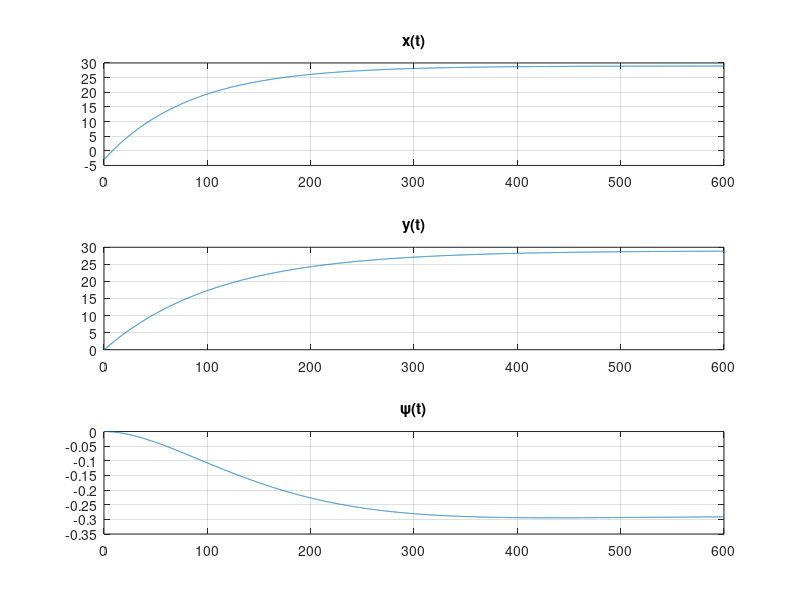
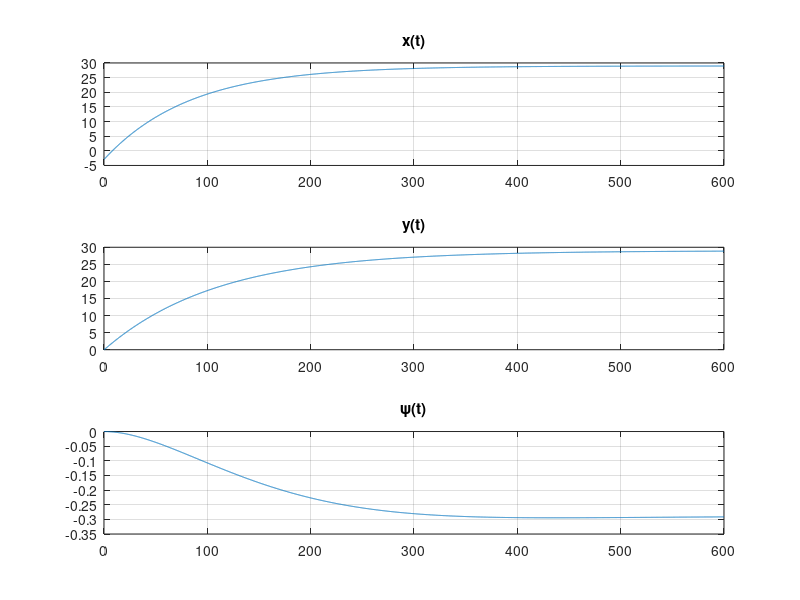

Reproduce these figures in MATLAB, in order.
## Initialization
h = 0.1;
t = 0:h:600;

AM = (2631+3088+2977)/3;
Dx = 11835;
Dy = 11835 + AM;
Dz = 6000;
m = 425000;
mz = 357000000;
ma = 113000;
y(1) = 0;
z(1) = 0;
Kpx = 60000;
Kdx = 5000000;
Kpy = 60000 - 5*AM;
Kdy = 5000000;
Kpz = 50000;
Kdz = 7000000 - 100*AM;
xdes = AM/100;
ydes = AM/100;
zdes = -AM/10000;


############# EULER'S METHOD ##############

x = zeros(size(t));
z = zeros(size(t));
y = zeros(size(t));
x(1) = -AM/1000;

n = numel(z);

u = zeros(size(t));
u(1) = 0;
w = zeros(size(t));
w(1) = 0;
k = zeros(size(t));
k(1) = 0;

for i = 1:(n-1)
  nz = Kpz*(zdes-z(i))-Kdz*u(i);
  fy = Kpy*(ydes-y(i))-Kdy*k(i);
  fx = Kpx*(xdes-x(i))-Kdx*w(i);
  #Z (psi)
  df = (nz - 2 * Dz * abs(u(i)) * u(i))/mz;
  u(i+1) = u(i) + h*df;
  z(i+1) = z(i) + h*u(i);
  #X
  dg = (((fx - Dx * abs(w(i)) * w(i))/(m+3*ma)) + sin(z(i))*u(i)*w(i) - cos(z(i))*u(i)*k(i))/cos(z(i));
  w(i+1) = w(i) + h*dg;
  x(i+1) = x(i) + h*w(i);
  #Y
  dp = (((fy - Dy * abs(k(i)) * k(i))/(m+2*ma)) + cos(z(i))*u(i)*w(i) + sin(z(i))*u(i)*k(i))/cos(z(i));
  k(i+1) = k(i) + h*dp;
  y(i+1) = y(i) + h*k(i);
endfor

figure(1);
subplot(3,1,1);
plot(t,x);
title("x(t)");
grid on;

subplot(3,1,2);
plot(t,y);
title("y(t)");
grid on;

subplot(3,1,3);
plot(t,z);
title("\\psi(t)");
grid on;

############### IMPROVED EULER'S METHOD  #############

x = zeros(size(t));
y = zeros(size(t));
z = zeros(size(t));
x(1) = -AM/1000;

n = numel(z);

u = zeros(size(t));
u(1) = 0;
w = zeros(size(t));
w(1) = 0;
v = zeros(size(t));
v(1) = 0;

## may the force, be with you:
for i = 1:(n-1)
  nz = Kpz*(zdes-z(i))-Kdz*u(i);
  fy = Kpy*(ydes-y(i))-Kdy*k(i);
  fx = Kpx*(xdes-x(i))-Kdx*w(i);
  
  #every k1(z,x,y)
  k1z = u(i);
  k1x = w(i);
  k1y = v(i);

  #every k1 (u,w,v)
  k1u = (nz - (2 * Dz * abs(u(i)) * u(i))) / mz;
  k1w = (((fx - Dx * abs(w(i)) * w(i))/(m+3*ma)) + sin(z(i))*u(i)*w(i) - cos(z(i))*u(i)*v(i))/cos(z(i));
  k1v = (((fy - Dy * abs(v(i)) * v(i))/(m+2*ma)) + cos(z(i))*u(i)*w(i) + sin(z(i))*u(i)*v(i))/cos(z(i));

  #every k2(z,x,y)
  k2z = u(i) + (h * k1u);
  k2x = w(i) + (h * k1w);
  k2y = v(i) + (h * k1v);
  
  nz1 = Kpz*(zdes-(z(i)+h*k1z))-Kdz*k2z;
  fy1 = Kpy*(ydes-(y(i)+h*k1y))-Kdy*k2y;
  fx1 = Kpx*(xdes-(x(i)+h*k1x))-Kdx*k2x;

  #every k2 (u,w,v)
  k2u = (nz1 - (2*Dz*abs(k2z)*k2z))/mz;
  k2w = ((fx1 - Dx*abs(k2x)*k2x)/(m+3*ma) + sin(z(i)+h*k1z)*k2z*k2x - cos(z(i)+h*k1z)*(u(i)+h*k1u)*k2y)/cos(z(i)+h*k1z);
  k2v = ((fy1 - Dy*abs(k2y)*k2y)/(m+2*ma) + cos(z(i)+h*k1z)*k2z*k2x + sin(z(i)+h*k1z)*(u(i)+h*k1u)*k2y)/cos(z(i)+h*k1z);
  #Z
  u(i+1) = u(i) + (h/2) * (k1u + k2u);
  z(i+1) = z(i) + (h/2) * (k1z + k2z);

  #X
  w(i+1) = w(i) + (h/2) * (k1w + k2w);
  x(i+1) = x(i) + (h/2) * (k1x + k2x);

  #Y
  v(i+1) = v(i) + (h/2) * (k1v + k2v);
  y(i+1) = y(i) + (h/2) * (k1y + k2y);
endfor

figure(2);
subplot(3,1,1);
plot(t,x);
title("x(t)");
grid on;

subplot(3,1,2);
plot(t,y);
title("y(t)");
grid on;

subplot(3,1,3);
plot(t,z);
title("\\psi(t)");
grid on;
